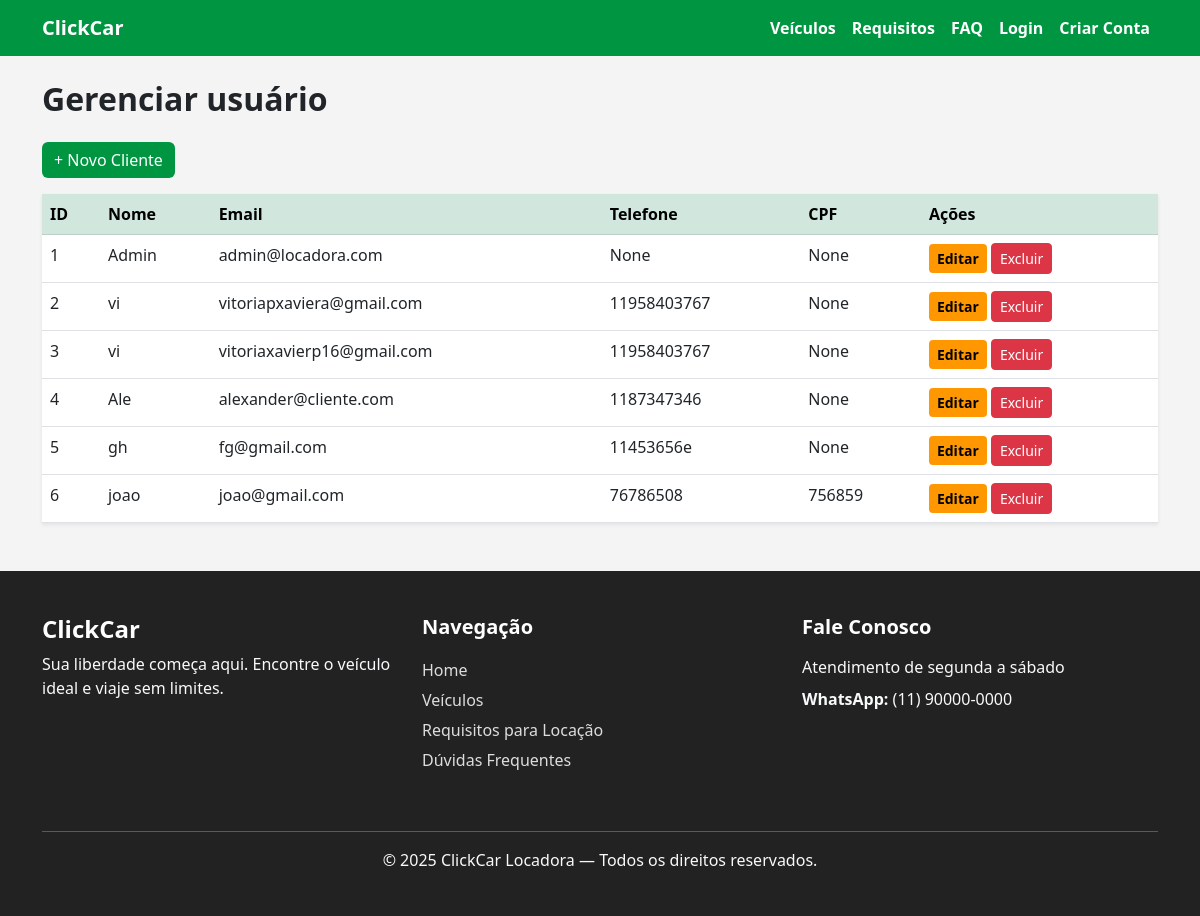
Page /admin/usuario on the earlier database version.
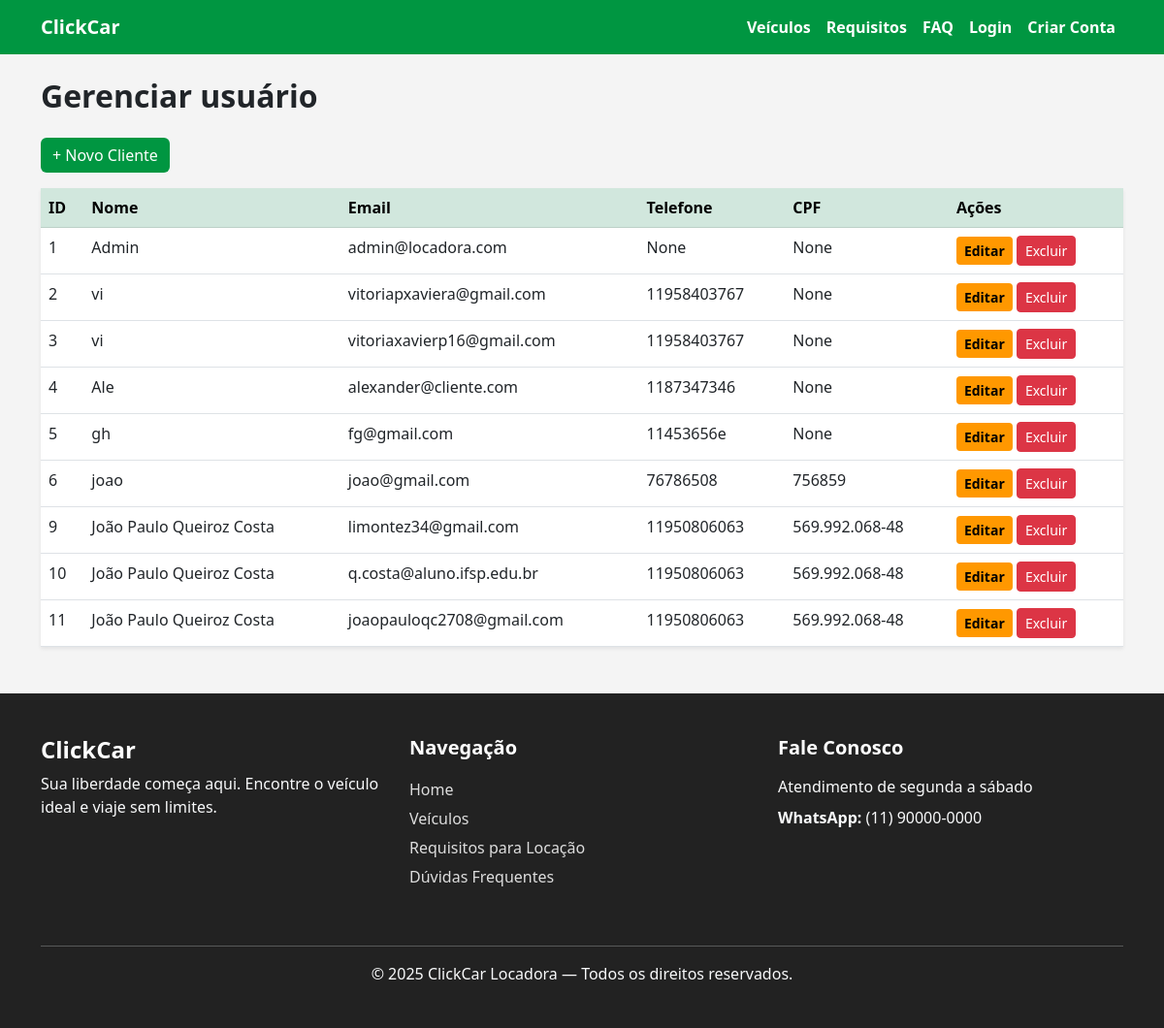
Same page on the later database version.
### models/models.py (models this page shows, shortened)
class Usuario(UserMixin, db.Model):
    __tablename__ = 'usuarios'
    id = db.Column(db.Integer, primary_key=True)
    nome = db.Column(db.String(150), nullable=False)
    email = db.Column(db.String(120), unique=True, nullable=False)
    senha_hash = db.Column(db.String(200), nullable=False)
    perfil_id = db.Column(db.Integer, db.ForeignKey(
        'perfis.id'), nullable=False)
    telefone = db.Column(db.String(20))
    cpf = db.Column(db.String(20))
    endereco = db.Column(db.String(255))
    criado_em = db.Column(db.DateTime, default=datetime.utcnow)
    email_verificado = db.Column(db.Boolean, default=False)
    codigo_verificacao = db.Column(db.String(6))
    tokens = db.relationship('Token', backref='usuarios',
                             lazy=True, cascade="all, delete-orphan")

### controllers/controller.py (the view)
@main.route("/admin/usuario")
def admin_usuario_page():
    db = SessionLocal()
    usuarios = db.query(Usuario).all()
    return render_template("admin/users/list.html", usuarios=usuarios)

### templates/admin/users/list.html (shortened to what this page needs)
{% extends 'base.html' %}
{% block content %}
<h2 class="fw-bold mb-4">Gerenciar usuário</h2>
<a href="{{ url_for('main.admin_novo_cliente') }}" class="btn btn-primary mb-3">+ Novo Cliente</a>
<table class="table table-hover shadow-sm bg-white">
    <thead class="table-success">
        <tr>
            <th>ID</th>
            <th>Nome</th>
            <th>Email</th>
            <th>Telefone</th>
            <th>CPF</th>
            <th>Ações</th>
        </tr>
    </thead>
    <tbody>
        {% for u in usuarios %}
        <tr>
            <td>{{ u.id }}</td>
            <td>{{ u.nome }}</td>
            <td>{{ u.email }}</td>
            <td>{{ u.telefone }}</td>
            <td>{{ u.cpf }}</td>
            <td>
                <a href="{{ url_for('main.login') }}" class="btn btn-warning btn-sm">Editar</a>
                <a href="{{ url_for('main.admin_excluir_usuario', user_id=u.id) }}"
                   onclick="return confirm('Excluir cliente?')"
                   class="btn btn-danger btn-sm">Excluir</a>
            </td>
        </tr>
        {% endfor %}
    </tbody>
</table>
{% endblock %}

### templates/base.html (shortened to what this page needs)
<!DOCTYPE html>
<html lang="pt-br">
<head>
    <link rel="stylesheet" href="{{ url_for('static', filename='css/style.css') }}">
    <link href="https://cdn.jsdelivr.net/npm/bootstrap@5.3.0/dist/css/bootstrap.min.css" rel="stylesheet">
</head>
<body>
<nav class="navbar navbar-expand-lg">
    <div class="container">
        <a class="navbar-brand" href="{{ url_for('main.index') }}">ClickCar</a>
        <div class="collapse navbar-collapse" id="menu">
            <ul class="navbar-nav ms-auto">
                <li class="nav-item">
                    <a class="nav-link" href="{{ url_for('main.listar_veiculos') }}">Veículos</a>
                </li>
                <li class="nav-item">
                    <a class="nav-link" href="{{ url_for('main.requisitos') }}">Requisitos</a>
                </li>
                <li class="nav-item">
                    <a class="nav-link" href="{{ url_for('main.faq') }}">FAQ</a>
                </li>
                {% if current_user.is_authenticated %}
                    {% if current_user.perfil.nome_perfil == 'Cliente' %}
                        <li class="nav-item">
                            <a class="nav-link" href="{{ url_for('main.customer_dashboard') }}">Minha Área</a>
                        </li>
                    {% elif current_user.perfil.nome_perfil == 'Admin' %}
                        <li class="nav-item dropdown">
                            <a class="nav-link dropdown-toggle" href="#" role="button" data-bs-toggle="dropdown">
                                Admin
                            </a>
                            <ul class="dropdown-menu">
                                <li><a class="dropdown-item" href="{{ url_for('main.admin_listar_veiculos') }}">Gerenciar Veículos</a></li>
                                <li><a class="dropdown-item" href="{{ url_for('main.admin_listar_tipos') }}">Tipos de Veículo</a></li>
                                <li><a class="dropdown-item" href="{{ url_for('main.admin_listar_clientes') }}">Clientes</a></li>
                            </ul>
                        </li>
                    {% endif %}
                    <li class="nav-item">
                        <a class="nav-link" href="{{ url_for('main.logout') }}">Sair</a>
                    </li>
                {% else %}
                    <li class="nav-item">
                        <a class="nav-link" href="{{ url_for('main.login') }}">Login</a>
                    </li>
                    <li class="nav-item">
                        <a class="nav-link" href="{{ url_for('main.register') }}">Criar Conta</a>
                    </li>
                {% endif %}
            </ul>
        </div>
    </div>
</nav>
<div class="container mt-4">
    {% block content %}{% endblock %}
</div>
<footer class="footer mt-5">
    <div class="container py-4">
        <div class="row text-center text-md-start">
            <div class="col-md-4 mb-4">
                <h4 class="fw-bold text-white">ClickCar</h4>
                <p class="text-light">
                    Sua liberdade começa aqui.
                    Encontre o veículo ideal e viaje sem limites.
                </p>
            </div>
            <div class="col-md-4 mb-4">
                <h5 class="fw-bold text-white mb-3">Navegação</h5>
                <ul class="list-unstyled">
                    <li><a href="{{ url_for('main.index') }}" class="footer-link">Home</a></li>
                    <li><a href="{{ url_for('main.listar_veiculos') }}" class="footer-link">Veículos</a></li>
                    <li><a href="{{ url_for('main.requisitos') }}" class="footer-link">Requisitos para Locação</a></li>
                    <li><a href="{{ url_for('main.faq') }}" class="footer-link">Dúvidas Frequentes</a></li>
                </ul>
            </div>
            <div class="col-md-4 mb-4">
                <h5 class="fw-bold text-white mb-3">Fale Conosco</h5>
                <p class="text-light mb-2">Atendimento de segunda a sábado</p>
                <p class="text-light"><strong>WhatsApp:</strong> (11) 90000-0000</p>
            </div>
        </div>
        <hr class="text-light">
        <p class="text-center text-light mb-0">
            © 2025 ClickCar Locadora — Todos os direitos reservados.
        </p>
    </div>
</footer>
</body>
</html>

### static/css/style.css (style rules this page uses)
.footer { background: #222; color: #eee; }
.footer-link { color: #ddd; text-decoration: none; display: block; padding: 3px 0; }

### templates/base.html (style rules this page uses)
:root { --primary-green: #009641; --yellow: #ff9800; --light-gray: #F4F4F4; --dark: #333; }
body { background-color: var(--light-gray); }
.navbar { background-color: var(--primary-green) !important; }
.navbar-brand, .nav-link, .navbar-text { color: white !important; font-weight: 600; }
.btn-primary { background-color: var(--primary-green); border: none; }
.btn-warning { background-color: var(--yellow); color: black; border: none; font-weight: 600; }
footer { margin-top: 40px; padding: 20px; background: var(--dark); color: white; text-align: center; }

Differences in the rows shown:
added Usuario: id "9", nome "João Paulo Queiroz Costa", email "limontez34@gmail.com", telefone "11950806063", cpf "569.992.068-48"
added Usuario: id "10", nome "João Paulo Queiroz Costa", email "q.costa@aluno.ifsp.edu.br", telefone "11950806063", cpf "569.992.068-48"
added Usuario: id "11", nome "João Paulo Queiroz Costa", email "joaopauloqc2708@gmail.com", telefone "11950806063", cpf "569.992.068-48"
